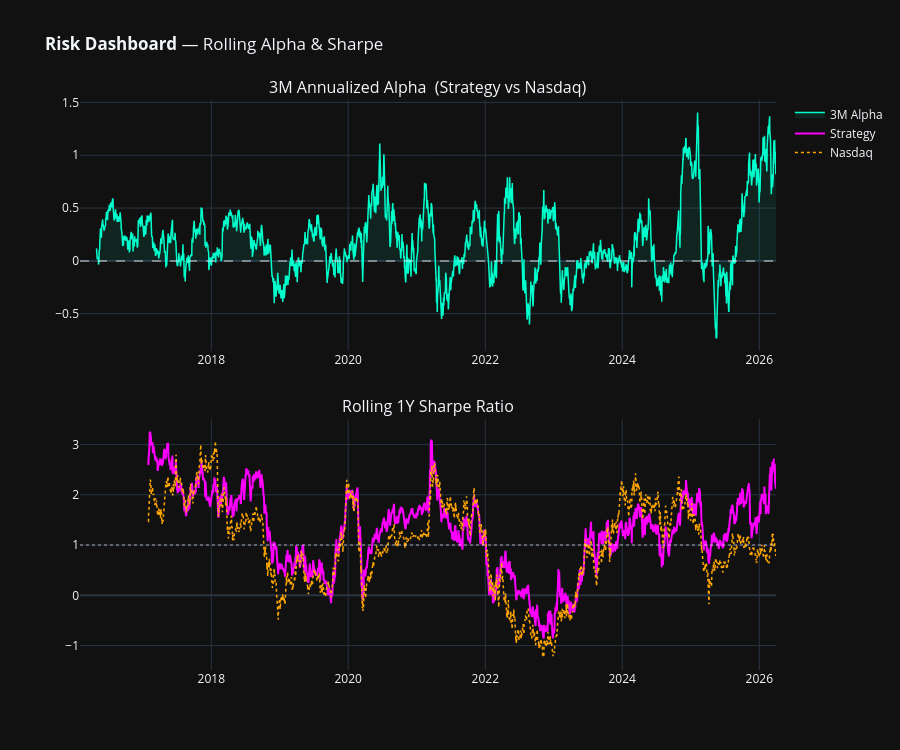

Notebook code for this chart:
### Code cell
# ── 5b. Rolling metrics dashboard ────────────────────────────────────────
fig_m = make_subplots(rows=2, cols=1, vertical_spacing=0.12,
    subplot_titles=(
        f"3M Annualized Alpha  (Strategy vs Nasdaq)",
        "Rolling 1Y Sharpe Ratio"))

fig_m.add_trace(go.Scatter(x=r_alpha.index, y=r_alpha, name="3M Alpha",
    line=dict(color='#00FFCC', width=1.5),
    fill='tozeroy', fillcolor='rgba(0,255,204,0.08)'), row=1, col=1)
fig_m.add_hline(y=0, line_dash="dash", line_color="white", opacity=0.4, row=1, col=1)

fig_m.add_trace(go.Scatter(x=roll_sharpe.index, y=roll_sharpe,
    name="Strategy", line=dict(color='magenta', width=2)), row=2, col=1)
fig_m.add_trace(go.Scatter(x=ndq_rs.index, y=ndq_rs,
    name="Nasdaq", line=dict(color='orange', width=1.5, dash='dot')), row=2, col=1)
fig_m.add_hline(y=1, line_dash="dot", line_color="white", opacity=0.3, row=2, col=1)

fig_m.update_layout(height=750, template="plotly_dark", hovermode="x unified",
    title="<b>Risk Dashboard</b> — Rolling Alpha & Sharpe")
fig_m.show()

### Figure 1 — Plotly figure (JSON) as saved in the notebook; plotly's stock layout.template omitted (floating-point values rounded to 4 significant figures; data arrays with more than 128 entries replaced by an {"elided": "..."} marker saying what was removed)
{"data": [{"fill": "tozeroy", "fillcolor": "rgba(0,255,204,0.08)", "line": {"color": "#00FFCC", "width": 1.5}, "name": "3M Alpha", "type": "scatter", "x": {"elided": "2556 str values"}, "xaxis": "x", "y": {"elided": "2556 float values"}, "yaxis": "y"}, {"line": {"color": "magenta", "width": 2}, "name": "Strategy", "type": "scatter", "x": {"elided": "2556 str values"}, "xaxis": "x2", "y": {"elided": "2556 float values"}, "yaxis": "y2"}, {"line": {"color": "orange", "dash": "dot", "width": 1.5}, "name": "Nasdaq", "type": "scatter", "x": {"elided": "2556 str values"}, "xaxis": "x2", "y": {"elided": "2556 float values"}, "yaxis": "y2"}], "layout": {"annotations": [{"font": {"size": 16}, "showarrow": false, "text": "3M Annualized Alpha  (Strategy vs Nasdaq)", "x": 0.5, "xanchor": "center", "xref": "paper", "y": 1, "yanchor": "bottom", "yref": "paper"}, {"font": {"size": 16}, "showarrow": false, "text": "Rolling 1Y Sharpe Ratio", "x": 0.5, "xanchor": "center", "xref": "paper", "y": 0.44, "yanchor": "bottom", "yref": "paper"}], "height": 750, "hovermode": "x unified", "shapes": [{"line": {"color": "white", "dash": "dash"}, "opacity": 0.4, "type": "line", "x0": 0, "x1": 1, "xref": "x domain", "y0": 0, "y1": 0, "yref": "y"}, {"line": {"color": "white", "dash": "dot"}, "opacity": 0.3, "type": "line", "x0": 0, "x1": 1, "xref": "x2 domain", "y0": 1, "y1": 1, "yref": "y2"}], "title": {"text": "<b>Risk Dashboard</b> — Rolling Alpha & Sharpe"}, "xaxis": {"anchor": "y", "domain": [0, 1]}, "xaxis2": {"anchor": "y2", "domain": [0, 1]}, "yaxis": {"anchor": "x", "domain": [0.56, 1]}, "yaxis2": {"anchor": "x2", "domain": [0, 0.44]}}}
